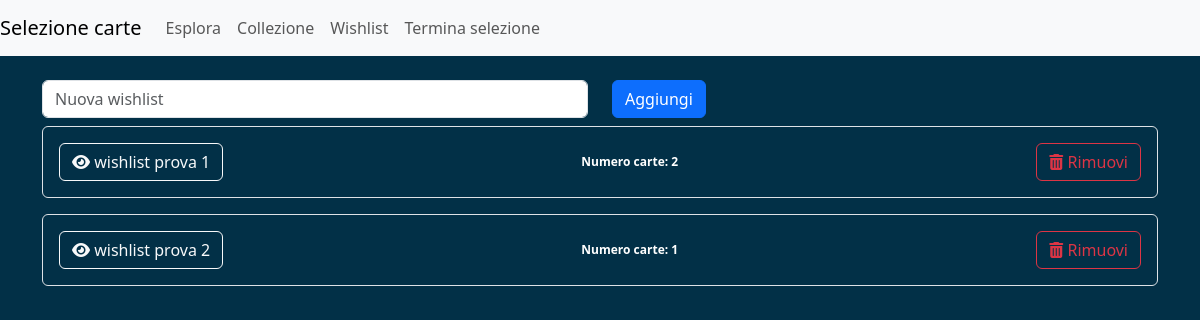
Before: /collection/wishlists/ (signed in) with the older database file.
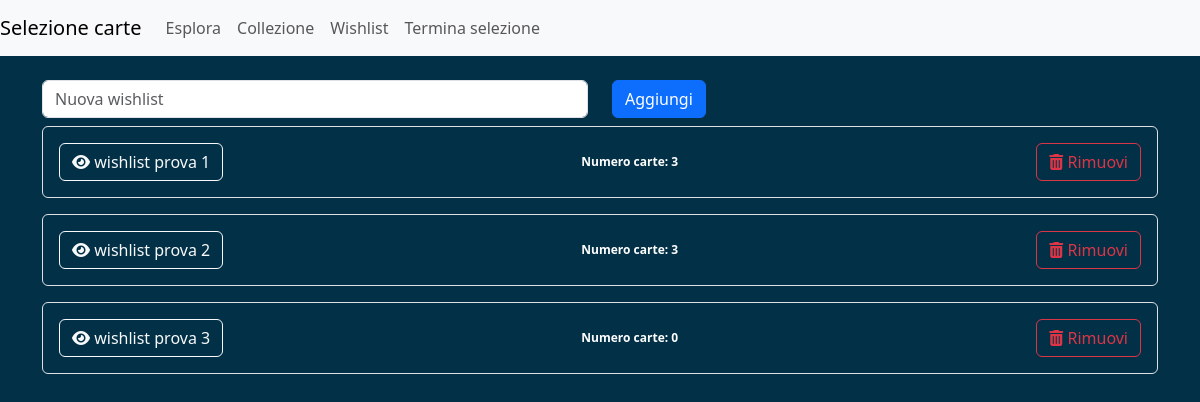
After: the same page with the newer database file.
### collection/models.py (models this page shows)
class Wishlist(models.Model):
    name = models.CharField(max_length=30)
    cards = models.ManyToManyField(Card, related_name='wishlists')
    user = models.ForeignKey(User, on_delete=models.CASCADE, related_name='wishlists')

### collection/views.py (the view)
# urls.py: path('wishlists/', WishlistListView.as_view(extra_context={'title':'My wishlists'}), name = 'wishlist_list'),
class WishlistListView(LoginRequiredMixin, ListView):
    model = Wishlist
    template_name = "collection/wishlist_list.html"
    def get_queryset(self):
        return self.model.objects.filter(user = self.request.user)
    def get_context_data(self, **kwargs):
        context = super().get_context_data(**kwargs)
        context['form'] = WishlistCrispyForm
        return context

### collection/templates/collection/wishlist_list.html (shortened to what this page needs)
{% extends "base.html" %}
{% block content %}
    <div class="container mt-4">
        <div class="row">
            <div class="col-md-6">
                <input id="newWishlistName" type="text" class="form-control mb-2" placeholder="Nuova wishlist" maxlength="30">
            </div>
            <div class="col-md-6">
                <button id="addNewWishlist" class="btn btn-primary mb-2">Aggiungi</button>
            </div>
        </div>
        <div id="wishlists">
            {% for wishlist in object_list %}
                <div class="mb-3 border rounded p-3">
                    <div class="d-flex justify-content-between align-items-center">
                        <button class="btn btn-outline-light" onclick="window.location='{% url 'collection:wishlist_detail' wishlist_id=wishlist.id %}'">
                            <i class="fas fa-eye"></i> {{ wishlist.name }}
                        </button>
                        <span class="badge badge-primary"> Numero carte: {{ wishlist.cards.count }}</span>
                        <button class="btn btn-outline-danger deleteWishlist" id="{{ wishlist.id }}">
                            <i class="fas fa-trash-alt"></i> Rimuovi
                        </button>
                    </div>
                </div>
            {% endfor %}
        </div>
    </div>
{% endblock %}

Changed rows visible on the page:
computed for Wishlist "wishlist prova 1": cards.count "2" → "3"
computed for Wishlist "wishlist prova 2": cards.count "1" → "3"
added Wishlist: name "wishlist prova 3", cards.count "0"
